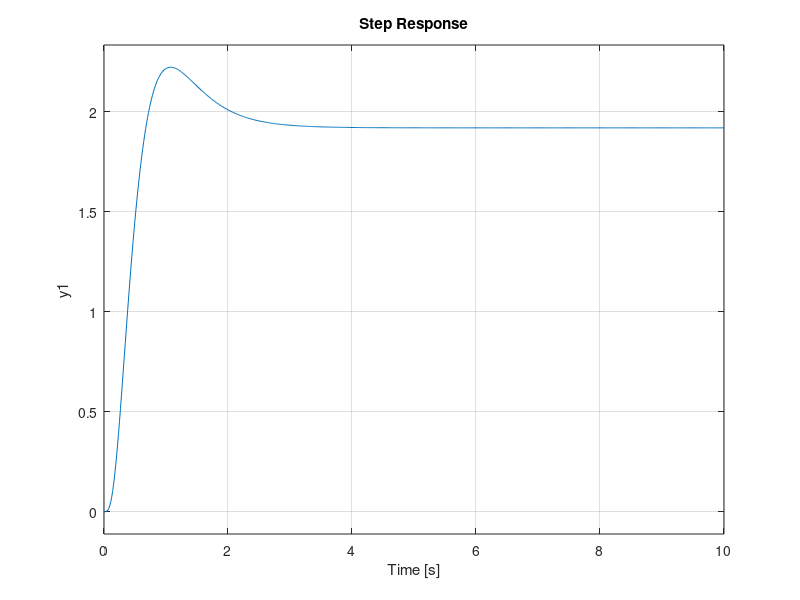

MATLAB code to generate this figure:
%% Lecture
% 26/1/18
% Nilaan Gunabalachandran 20509203
% Alex Mitterhauser 20531736
% Bo Wang 20446175
% Group 17

clear all;
close all;

%%

s = tf('s');

P = 100/((s+1)*(s-2)*(s+4));

[A, B, C, D] = ssdata(P);

K = place(A, B, [-3, -4, -20]);
F = place(A', C', [-3, -4, -20]);
F = F';

xp = ss(A-F*C, -F, -K, 0);
np = ss(A-B*K, B, -C-D*K, D);
yp = ss(A-F*C, -B+F*D, -K, 1);
dp = ss(A-B*K, B, -K, 1);

r = 1/(s+1);
C_s = (xp+r*dp)/(yp-r*np);

step(feedback(C_s*P, 1), 10);



